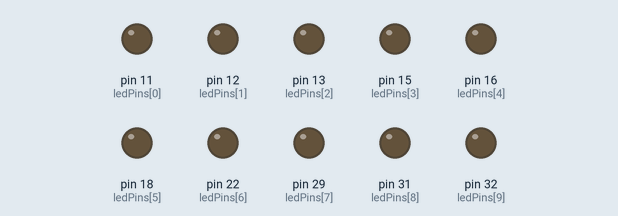
This program was run on a simulated Raspberry Pi (header pin numbers). On the bench: output pins drawn as LEDs (lit = HIGH). What the program prints to the terminal is not drawn.

Above: at 0.05 s.
At 0.75 s:
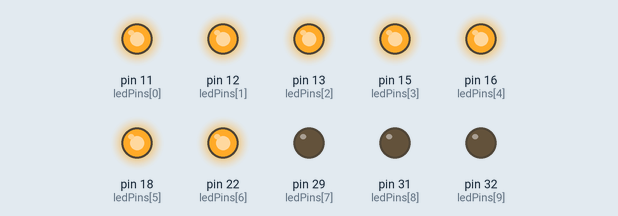
At 1.45 s:
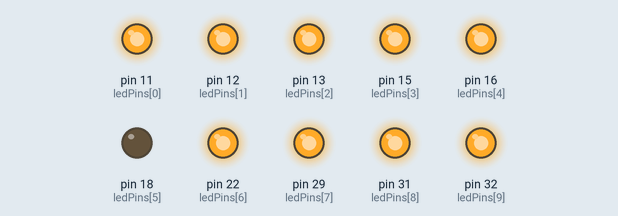
At 2.15 s:
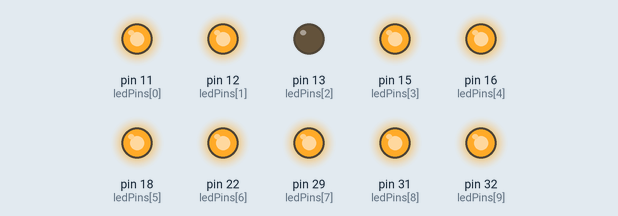
At 2.9 s:
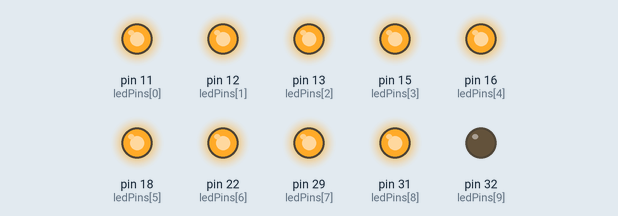
At 4.25 s:
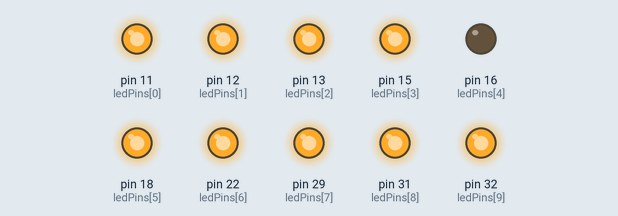
Timing chart, 0 to 4.5 s (numbered marks = the images above):
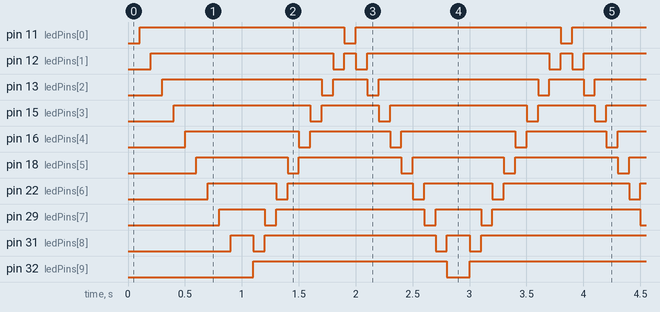

Measured:
- by itself, pin 11 (ledPins[0]): alternates HIGH for 1.8 s and LOW for 0.10 s
- by itself, pin 12 (ledPins[1]): repeats every 1.9 s: LOW 0.10 s, HIGH 0.10 s, LOW 0.10 s, HIGH 1.6 s
- by itself, pin 13 (ledPins[2]): repeats every 1.9 s: LOW 0.10 s, HIGH 0.30 s, LOW 0.10 s, HIGH 1.4 s
- by itself, pin 15 (ledPins[3]): repeats every 1.9 s: LOW 0.10 s, HIGH 0.50 s, LOW 0.10 s, HIGH 1.2 s
- by itself, pin 16 (ledPins[4]): repeats every 1.9 s: LOW 0.10 s, HIGH 0.70 s, LOW 0.10 s, HIGH 1.0 s
- by itself, pin 18 (ledPins[5]): alternates HIGH for 0.80 s and LOW for 0.10 s
- by itself, pin 22 (ledPins[6]): repeats every 1.9 s: LOW 0.10 s, HIGH 1.1 s, LOW 0.10 s, HIGH 0.60 s
- by itself, pin 29 (ledPins[7]): repeats every 1.9 s: LOW 0.10 s, HIGH 1.3 s, LOW 0.10 s, HIGH 0.40 s

The program:

DANCING_LIGHTS.py
```python
import RPi.GPIO as GPIO
import time


ledPins= [11,12,13,15,16,18,22,29,31,32]

def setup():
    print("here we go")
    GPIO.setmode(GPIO.BOARD)
    for pin in ledPins:
        GPIO.setup(pin, GPIO.OUT)
        GPIO.output(pin, GPIO.LOW)


def loop():
    while True:
        for pin in ledPins:
            GPIO.output(pin, GPIO.LOW)
            time.sleep(0.1)
            GPIO.output(pin, GPIO.HIGH)
        for pin in ledPins[10:0:-1]:
            GPIO.output(pin, GPIO.LOW)
            time.sleep(0.1)
            GPIO.output(pin, GPIO.HIGH)

def destroy():
    for pin in ledPins:
        GPIO.output(pin, GPIO.LOW)
    GPIO.cleanup()

if __name__== "__main__":
    setup()

    try:
        loop()
    except KeyboardInterrupt:
        destroy()

            
```
